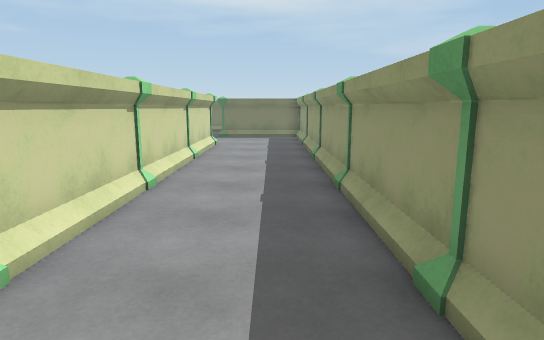
view 1 (above)

24 first-person views from a walk through a Unity game level. The camera is 1.5 m above the floor, tilts 10° down and sees 75° across. The floor is counted in squares, 1 m on a side. Each view is taken from the middle of a square. On the plan, view 1 faces up. The plan holds only what a view shows up to about 16 squares ahead; the rest is blank. The place goes on beyond the plan. The player character is not drawn.

view 2
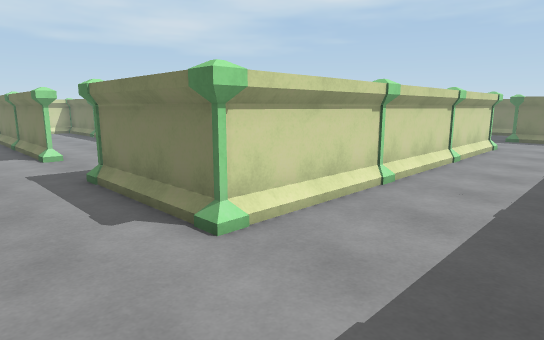

view 3
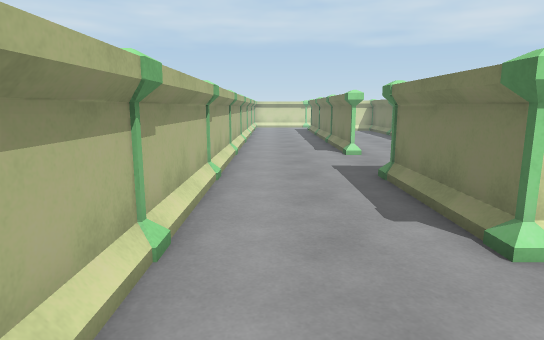

view 4
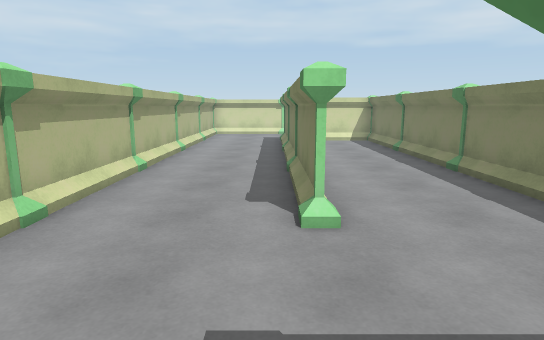

view 5
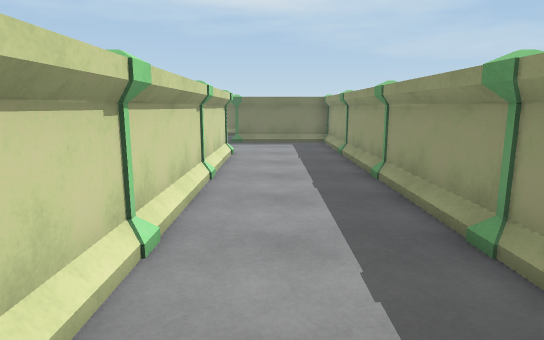

view 6
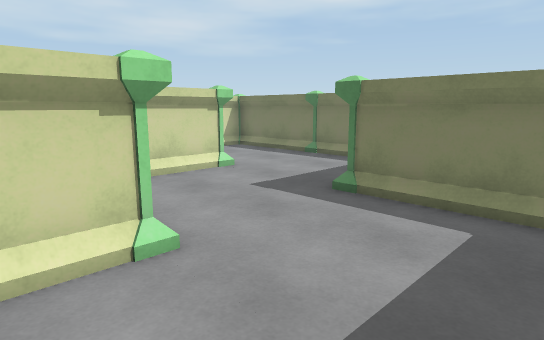

view 7
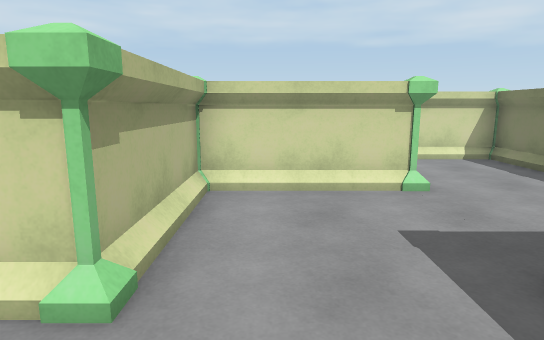

view 8
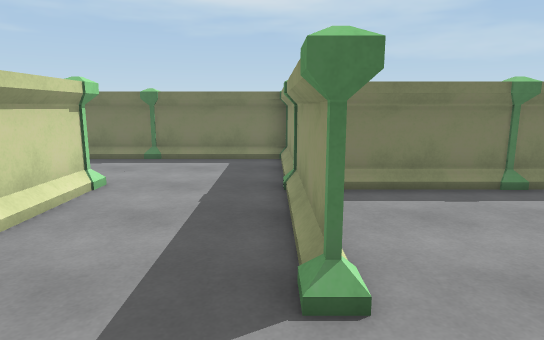

view 9
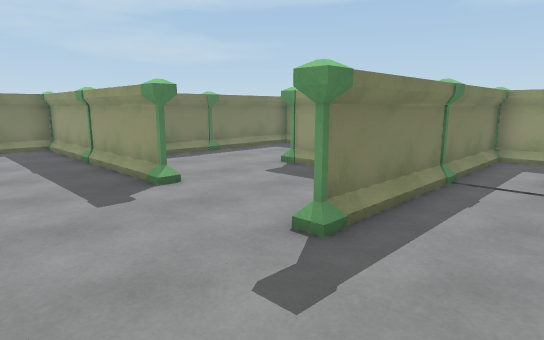

view 10
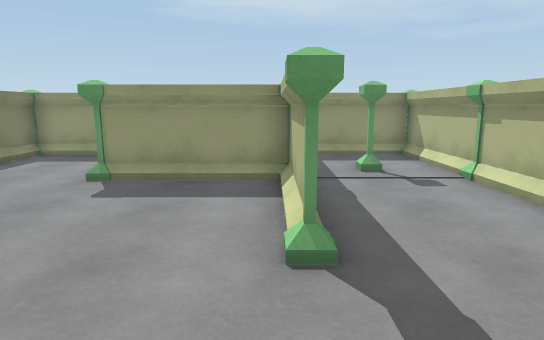

view 11
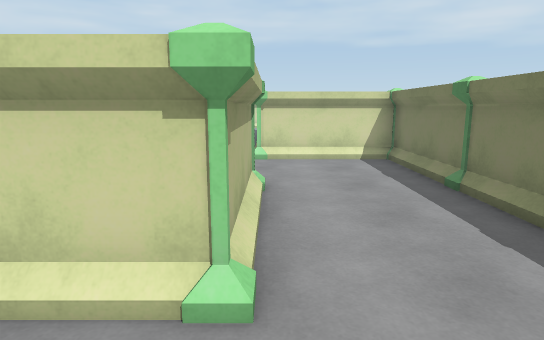

view 12
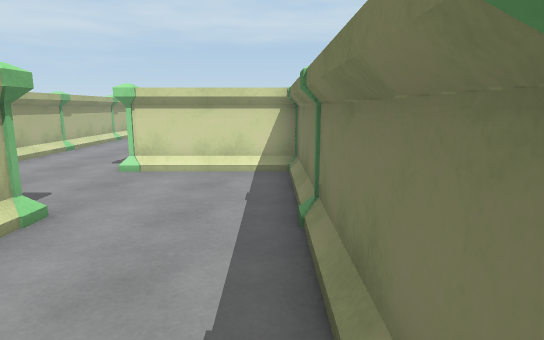

view 13
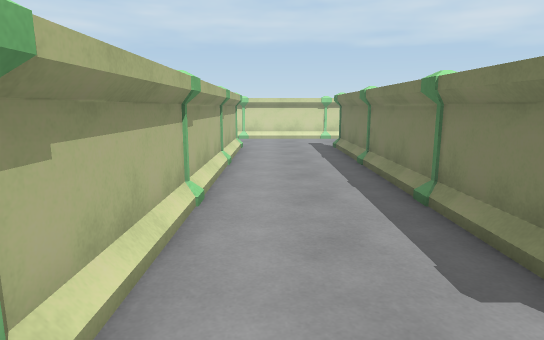

view 14
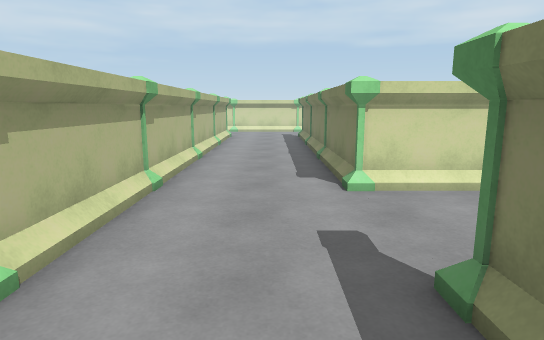

view 15
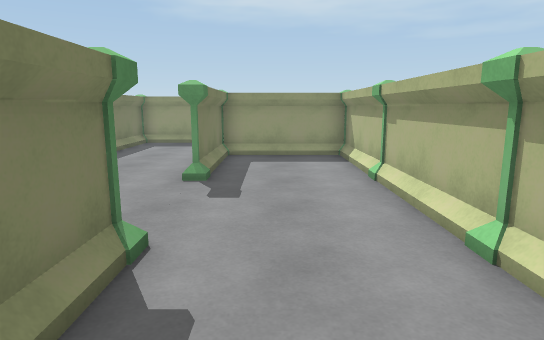

view 16
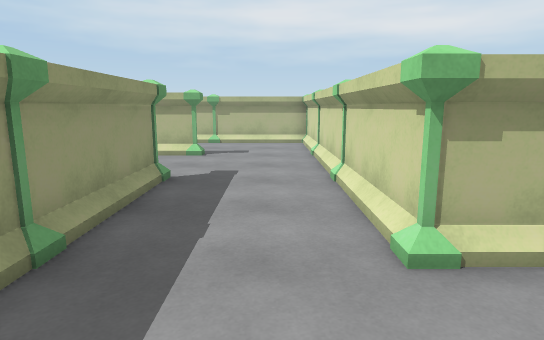

view 17
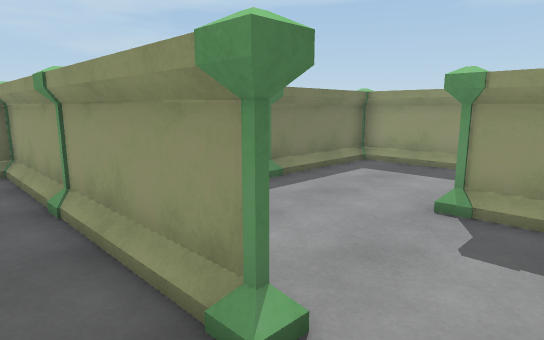

view 18
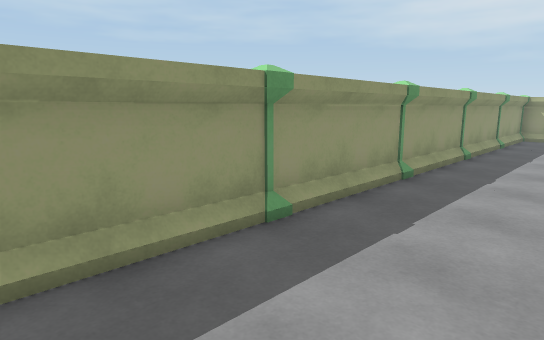

view 19
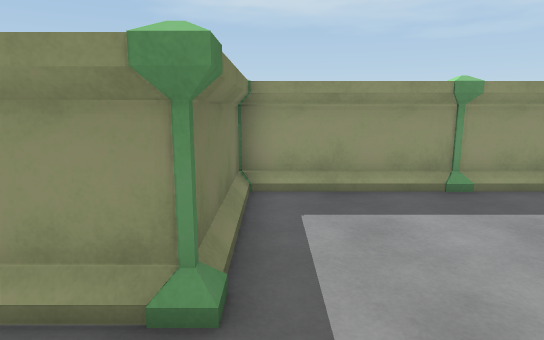

view 20
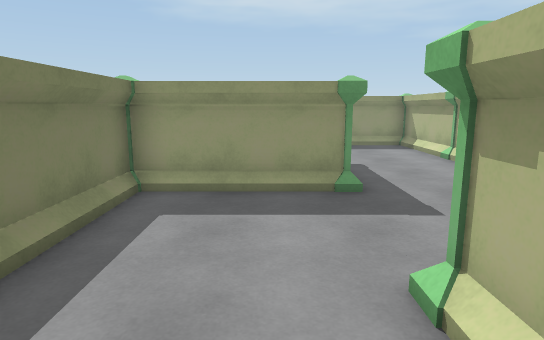

view 21
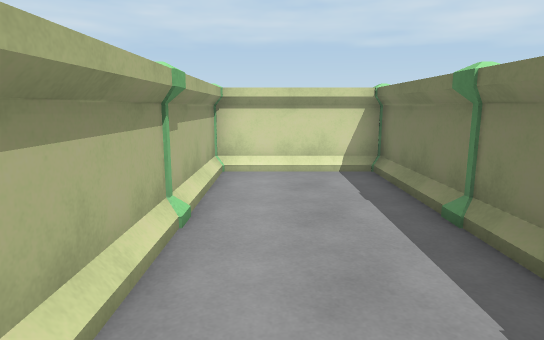

view 22
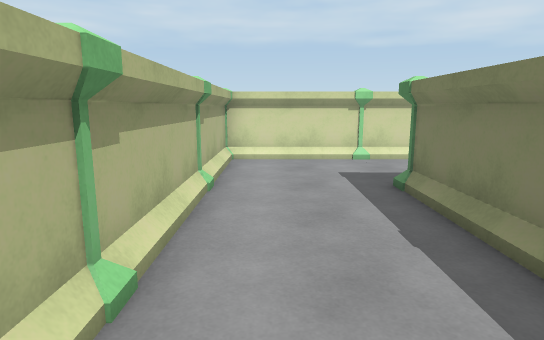

view 23
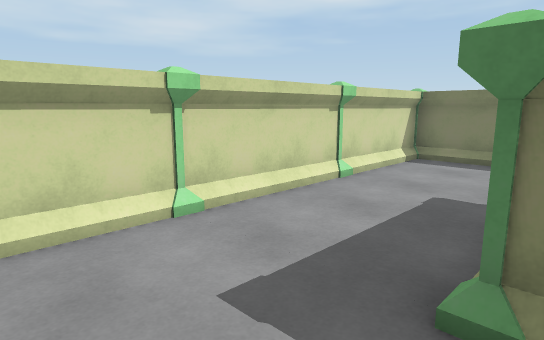

view 24
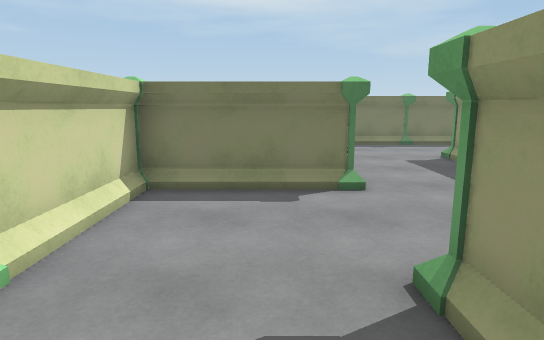

### Floor plan
Points are (right, up) in squares from view 1. A wall is a line through its corners. A room is listed if a view was taken in it or the views show most of it. See-through windows are left out.
Room 1 (views 1, 2, 3, 4, 5, 6, 7, 8, 9, 10, 11, 12, 13, 14, 15, 16, 17, 18, 19, 20, 21, 22, 23, 24)
walls: (-13.5, 10.6) (-11.5, 10.6); (-14.5, 12.3) (-14.5, 11.6); (-14.5, 14.1) (-14.5, 12.4); (-8.5, 10.6) (-6.5, 10.6); (-11.9, 6.6) (-13.5, 6.6); (-15.4, 6.6) (-17.5, 6.6); (-6.5, 15.6) (-6.5, 18.5) (-6.5, 14.6) (-10.5, 14.6) (-7, 14.6); (-16.5, 18.6) (-17.6, 18.6) (-14.5, 18.6) (-14.5, 22.5); (-5.6, 10.6) (-3.5, 10.6); (-18.4, 6.6) (-22.5, 6.6) (-22.5, 3.5); (-7.5, 6.6) (-9.6, 6.6); (-10.5, 19.4) (-10.5, 26.6) (-13.5, 26.6); (-5.5, 14.6) (-3.4, 14.6); (-19.5, 18.6) (-20.6, 18.6); (-11.5, 2.6) (-10.5, 2.6); (-22.5, 10.6) (-26.5, 10.6) (-26.5, 7.4); (-10.8, 2.6) (-13.5, 2.6); (-15.4, 2.6) (-17.4, 2.6); (-3.5, 14.6) (-5.6, 14.6); (-17.5, 2.6) (-15.5, 2.6); (-6.5, 3.8) (-6.5, 6.5); (-2.5, 11.5) (-2.5, 14.5); (-2.5, 10.5) (-2.5, 7.4); (-14.5, 22.6) (-14.5, 15.6); (-10.5, 22.5) (-10.5, 20.2); (-2.5, 14.6) (-2.5, 11.4); (-21.6, 18.6) (-19.4, 18.6); (-15.6, 22.6) (-18.5, 22.6) (-15.4, 22.6); (-19.4, 2.6) (-21.5, 2.6) (-19.4, 2.6); (-22.5, 5.6) (-22.5, 6.6); (-2.5, 6.5) (-2.5, 2.6) (-5.5, 2.6); (-7.4, 22.6) (-9.6, 22.6); (-2.5, 19.6) (-2.5, 22.5); (-14.5, -1.4) (-11.4, -1.4); (-10.5, -1.4) (-7.4, -1.4); (-25.5, 18.6) (-23.4, 18.6); (-3.5, 22.6) (-5.6, 22.6); (-18.5, -1.4) (-15.4, -1.4); (-26.5, 6.5) (-26.5, 3.4); (-15.4, 26.6) (-17.5, 26.6); (-6.5, -1.4) (-3.4, -1.4); (-19.4, 26.6) (-21.5, 26.6); (-22.5, -1.4) (-19.4, -1.4); (-26.5, 2.5) (-26.5, -1.4) (-23.4, -1.4); (-2.6, -1.4) (1.5, -1.4) (1.5, 18.6) (-1.6, 18.6); (-26.4, 22.6) (-29.5, 22.6); (-22.5, 26.5) (-22.5, 22.6) (-25.5, 22.6); (-29.5, 18.6) (-27.4, 18.6)
objects: pillar (-30, 23); pillar (-26, 23); pillar (-23, -1); pillar (-23, 3) to (-22, 3); pillar (-23, 7); pillar (-23, 19) to (-22, 19); pillar (-23, 27) to (-22, 27); pillar (-22, 11); pillar (-22, 23); pillar (-19, -1); pillar (-19, 3) to (-18, 3); pillar (-19, 15); pillar (-19, 19) to (-18, 19); pillar (-19, 23); pillar (-19, 27) to (-18, 27); pillar (-18, 7); pillar (-15, -1); pillar (-15, 3) to (-14, 3); pillar (-15, 7) to (-14, 7); other object (-15, 11) to (-14, 11); pillar (-15, 15); pillar (-15, 23); pillar (-15, 27) to (-14, 27); pillar (-14, 19); pillar (-11, -1); pillar (-11, 11) to (-10, 11); pillar (-11, 15); pillar (-11, 19); pillar (-11, 23) to (-10, 23); pillar (-10, 3); pillar (-7, -1); pillar (-7, 3) to (-6, 3); pillar (-7, 7); pillar (-7, 19); pillar (-7, 23) to (-6, 23); pillar (-6, 11); pillar (-6, 13); pillar (-6, 15); pillar (-3, -1); pillar (-3, 7); pillar (-3, 11); pillar (-3, 15); pillar (-3, 19) to (-2, 19); pillar (-2, 3); pillar (2, 3); pillar (2, 7); pillar (2, 11); pillar (2, 15)

Where each view was taken, in squares from view 1:
view 1: 0 up, 0 right, facing up
view 2: 0 up, 1 right, facing up-left
view 3: 0 up, 1 right, facing left
view 4: 2 up, 6 left, facing left
view 5: 3 up, 1 left, facing up
view 6: 13 up, 1 right, facing up-left
view 7: 16 up, 0 right, facing left
view 8: 16 up, 11 left, facing up
view 9: 12 up, 14 left, facing up-right
view 10: 15 up, 14 left, facing right
view 11: 23 up, 12 left, facing left
view 12: 26 up, 14 left, facing left
view 13: 20 up, 21 left, facing left
view 14: 21 up, 16 left, facing left
view 15: 21 up, 26 left, facing right
view 16: 26 up, 13 left, facing down
view 17: 17 up, 12 left, facing up-right
view 18: 18 up, 2 left, facing down-right
view 19: 18 up, 5 left, facing right
view 20: 4 up, 13 left, facing right
view 21: 4 up, 14 left, facing left
view 22: 0 up, 16 left, facing left
view 23: 0 up, 22 left, facing up-left
view 24: 4 up, 24 left, facing up
